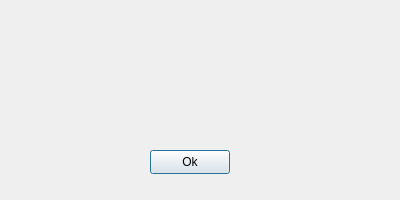
<?xml version="1.0" encoding="UTF-8"?>
<ui version="4.0">
 <class>denyPass</class>
 <widget class="QDialog" name="denyPass">
  <property name="geometry">
   <rect>
    <x>0</x>
    <y>0</y>
    <width>400</width>
    <height>200</height>
   </rect>
  </property>
  <property name="minimumSize">
   <size>
    <width>400</width>
    <height>200</height>
   </size>
  </property>
  <property name="maximumSize">
   <size>
    <width>400</width>
    <height>200</height>
   </size>
  </property>
  <property name="windowTitle">
   <string>Dialog</string>
  </property>
  <widget class="QPushButton" name="pushButton">
   <property name="geometry">
    <rect>
     <x>150</x>
     <y>150</y>
     <width>80</width>
     <height>24</height>
    </rect>
   </property>
   <property name="text">
    <string>Ok</string>
   </property>
  </widget>
  <widget class="QLabel" name="message">
   <property name="geometry">
    <rect>
     <x>0</x>
     <y>0</y>
     <width>401</width>
     <height>141</height>
    </rect>
   </property>
   <property name="sizePolicy">
    <sizepolicy hsizetype="Preferred" vsizetype="Preferred">
     <horstretch>100</horstretch>
     <verstretch>100</verstretch>
    </sizepolicy>
   </property>
   <property name="styleSheet">
    <string notr="true">QLabel { font-family: &quot;IBM Plex Mono SemiBold&quot;; background: transparent; font-size: 13px; }</string>
   </property>
   <property name="text">
    <string>&lt;html&gt;&lt;head/&gt;&lt;body&gt;&lt;p align=&quot;center&quot;&gt;&lt;br/&gt;&lt;/p&gt;&lt;/body&gt;&lt;/html&gt;</string>
   </property>
  </widget>
 </widget>
 <resources/>
 <connections/>
</ui>
